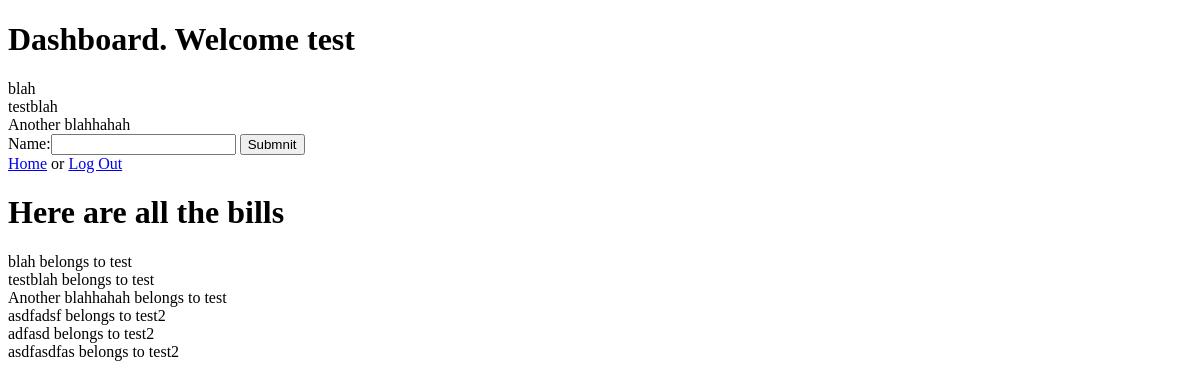
Page /dashboard/ (signed in) on the earlier database version.
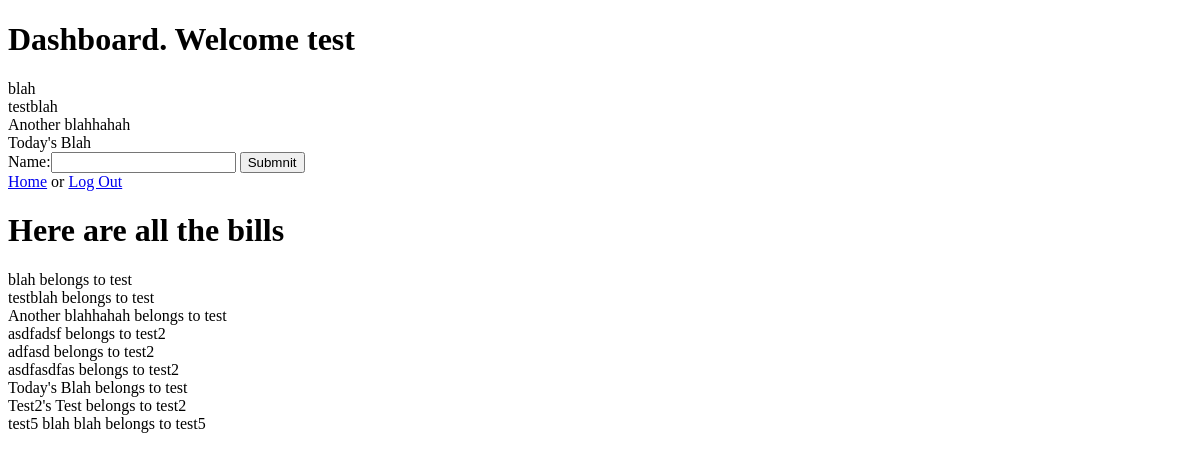
Same page on the later database version.
### BillApp/models.py (models this page shows)
class BillModel(models.Model):
    name = models.CharField(max_length=100)
    foreignKey = models.ForeignKey(User, on_delete=models.CASCADE)
    def __str__(self):
        return self.name

### BillApp/views.py (the view)
# urls.py: path('dashboard/', views.dashboard, name="dashboard"),
def dashboard(request):
    if request.method == "POST":
        print(request.POST)
        newBill = BillModel(name = request.POST["name"], foreignKey = request.user)
        newBill.save()
        return redirect("dashboard")
    context = {
        "form": BillForm(),
        "allBills": BillModel.objects.filter(foreignKey=request.user),
        "allBillsInExistance": BillModel.objects.all(),
    }
    return render(request, "BillApp/dashboard.html", context)

### BillApp/forms.py
class BillForm(ModelForm):
    class Meta:
        model = BillModel
        fields = ['name']

### BillApp/templates/BillApp/dashboard.html (shortened to what this page needs)
<!DOCTYPE html>
<html lang="en">
<head>
</head>
<body>
{% if user.is_authenticated %}
    <h1>Dashboard. Welcome {{ user.username}} </h1>
{% for eachBill in allBills %}
{{ eachBill }}<br>
{% endfor %}
<form method="post">
    {{ form }}
    <button>Submnit</button>
</form>
    <a href="{% url 'index' %}">Home</a> or
    <a href="{% url 'logout_user' %}">Log Out</a>
{% else %}
    <h1>Log In <a href="{% url 'login_user' %}">Here</a></h1>
{% endif %}
<h1>Here are all the bills</h1>
{% for eachBill in allBillsInExistance %}
{{ eachBill }} belongs to {{eachBill.foreignKey}}<br>
{% endfor %}
</body>
</html>

Differences in the rows shown:
added BillModel: name "Today's Blah", foreignKey "test"
added BillModel: name "Test2's Test", foreignKey "test2", shown under "Here are all the bills"
added BillModel: name "test5 blah blah", foreignKey "test5", shown under "Here are all the bills"
